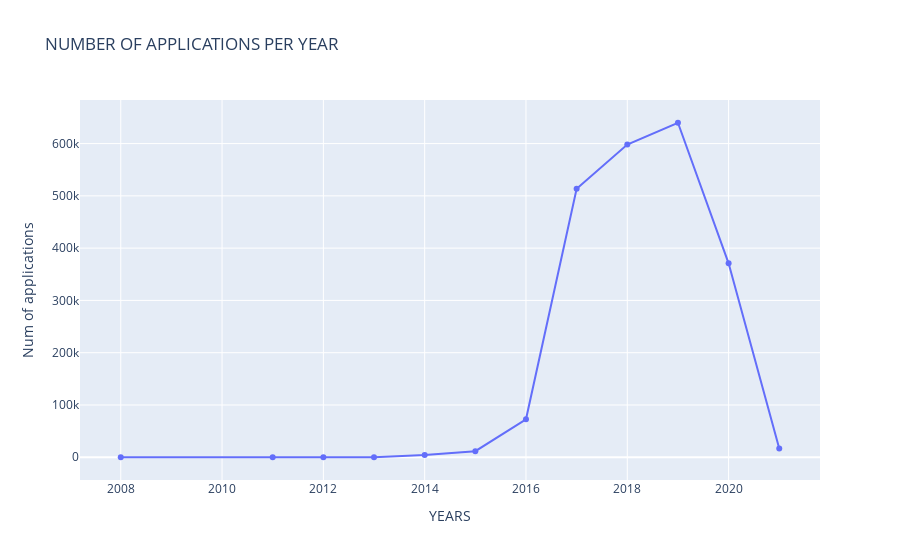

The code cell stored with this chart in its notebook:
### Code cell
year = go.Scatter(
    x = dfyear.year,
    y = dfyear.countvar
)
layout = go.Layout(dict(title= "NUMBER OF APPLICATIONS PER YEAR",xaxis=dict(title="YEARS"),yaxis=dict(title="Num of applications")))
data = [year]
fig = go.Figure(data=data, layout=layout)
iplot(fig)

### Figure 1 — Plotly figure (JSON) as saved in the notebook; plotly's stock layout.template omitted (floating-point values rounded to 4 significant figures)
{"data": [{"type": "scatter", "x": [2008, 2011, 2012, 2013, 2014, 2015, 2016, 2017, 2018, 2019, 2020, 2021], "y": [1, 3, 16, 95, 4523, 11580, 72568, 513353, 598029, 639820, 370937, 16749]}], "layout": {"title": {"text": "NUMBER OF APPLICATIONS PER YEAR"}, "xaxis": {"title": {"text": "YEARS"}}, "yaxis": {"title": {"text": "Num of applications"}}}}
